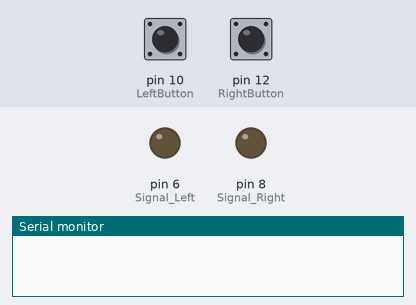
A sketch run on a simulated Arduino Uno, built with avr-gcc and run on an emulated ATmega328P. Shown: output pins drawn as LEDs (lit = HIGH), the last lines printed to the serial monitor. Inputs (shaded band) come from the test bench; at power-on: pin 12 (RightButton) LOW, pin 10 (LeftButton) HIGH.

Above: at 1.2 s.
1.3 s: pin 12 (RightButton) pulled HIGH for 0.15 s
At 1.6 s:
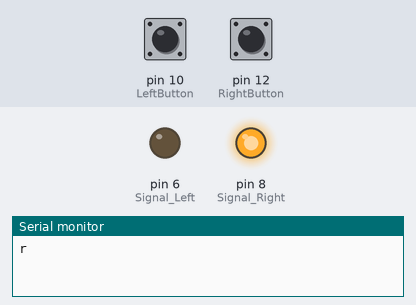
2.9 s: pin 12 (RightButton) pulled HIGH for 1 s
At 4.0 s:
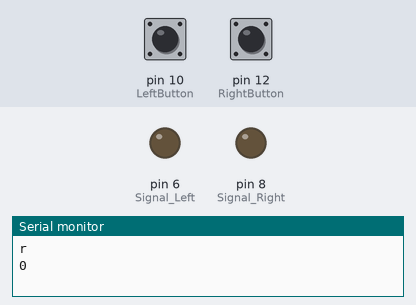
5.4 s: pin 12 (RightButton) pulled HIGH for 3.2 s
At 5.9 s:
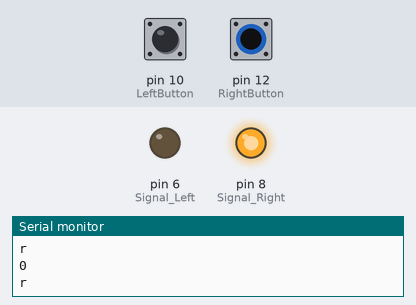
Timing chart, 0 to 8.4 s (numbered marks = the images above; inputs shaded):
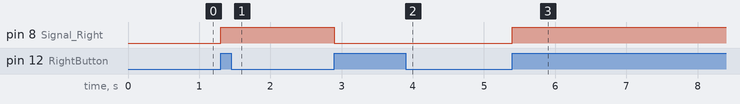

The sketch:

remote.ino
```cpp
#include <SoftwareSerial.h>

#define LeftButton 10
#define RightButton 12
#define Signal_Left 6
#define Signal_Right 8

SoftwareSerial SigNal(3, 2); //RX TX

bool leftState, rightState;
int leftNum = 0, rightNum = 0;
int flag_l = 0, flag_r = 0;

void setup() {
  SigNal.begin(38400);
  Serial.begin(9600);
  pinMode(LeftButton, INPUT);
  pinMode(RightButton, INPUT);
  pinMode(Signal_Right, OUTPUT);
  pinMode(Signal_Left, OUTPUT);
}

void loop() {
  leftState = digitalRead(LeftButton);

  if (leftState == LOW) {
    delay(100);
    while (digitalRead(LeftButton) == LOW)
      ;
    flag_l ^= 1;

    leftNum++;
    rightNum = 0;
    if (leftNum == 1) {
      SigNal.print('l');
      Serial.println('l');
    } else if (leftNum != 1) {
      SigNal.print('0');
      Serial.println('0');
      leftNum = 0;
    }
  }
  if (flag_l == 1) {
    flag_r = 0;
    digitalWrite(Signal_Left, HIGH);
  } else {
    digitalWrite(Signal_Left, LOW);
  }

  rightState = digitalRead(RightButton);
  if (rightState == LOW) {
    delay(100);
    while (digitalRead(RightButton) == LOW)
      ;

    flag_r ^= 1;

    rightNum++;
    leftNum = 0;
    if (rightNum == 1) {
      SigNal.print('r');
      Serial.println('r');
    } else if (rightNum != 1) {
      SigNal.print('0');
      Serial.println('0');
      rightNum = 0;
    }
  }
  if (flag_r == 1) {
    flag_l = 0;
    digitalWrite(Signal_Right, HIGH);
  } else {
    digitalWrite(Signal_Right, LOW);
  }
}
```

Measured:
- after the input at 1.3 s, pin 8 (Signal_Right): LOW → HIGH at once
- after the input at 2.9 s, pin 8 (Signal_Right): HIGH → LOW at once
- after the input at 5.4 s, pin 8 (Signal_Right): LOW → HIGH at once
